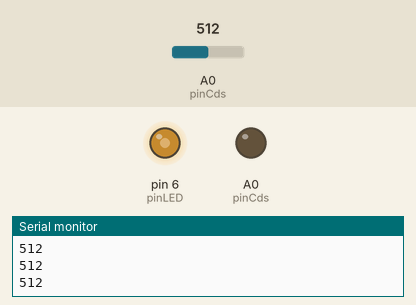
Recording of a sketch running on a simulated Arduino Uno, built with avr-gcc and run on an emulated ATmega328P. Parts: output pins drawn as LEDs (lit = HIGH), the last lines printed to the serial monitor. The test bench sets the inputs (shaded band); at power-on: A0 (pinCds) = 512.

Above: at 1.2 s.
1.3 s: A0 (pinCds) set to 716
At 1.9 s:
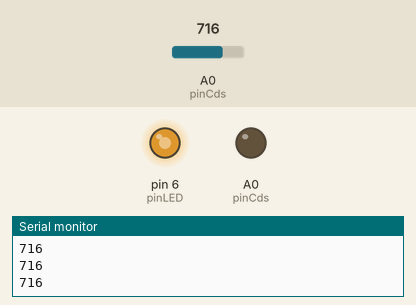
2.8 s: A0 (pinCds) set to 900
At 4.0 s:
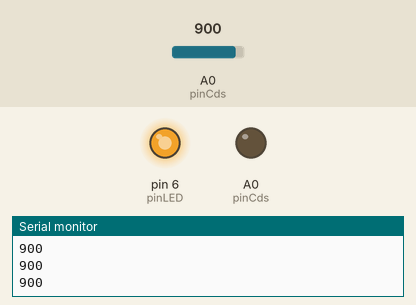
4.3 s: A0 (pinCds) set to 122
At 5.3 s:
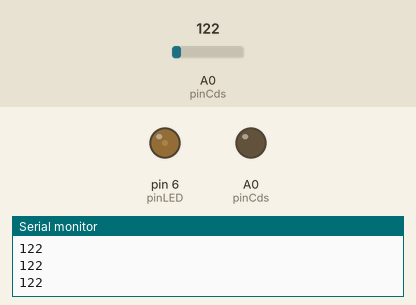
5.8 s: A0 (pinCds) set to 0
At 6.5 s:
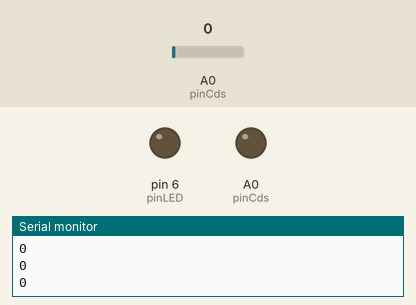
Timing chart, 0 to 8.3 s (numbered marks = the images above; inputs shaded):
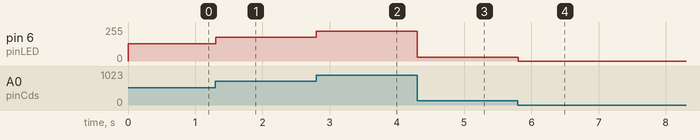

The sketch:

lightsensor.ino
```cpp
int pinCds = A0;
int pinLED = 6;

void setup()
{
  Serial.begin(9600);
  pinMode(pinCds, INPUT);
  pinMode(pinCds, OUTPUT);
}

void loop()
{
  int readValue = analogRead(pinCds);
  Serial.println(readValue);
  analogWrite(pinLED , readValue/4);
   delay(10);
}
```

Measured:
- after the input at 1.3 s, pin 6 (pinLED): 128/255 → 179/255 at once
- after the input at 2.8 s, pin 6 (pinLED): 179/255 → 225/255 at once
- after the input at 4.3 s, pin 6 (pinLED): 225/255 → 30/255 at once
- after the input at 5.8 s, pin 6 (pinLED): 30/255 → 0/255 at once
